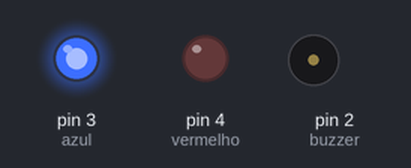
This sketch was run on a simulated Arduino Uno, built with avr-gcc and run on an emulated ATmega328P. On the bench: output pins drawn as LEDs (lit = HIGH), buzzer (waves = sounding).

Above: at 0.37 s.
At 2.5 s:
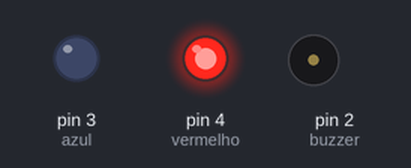
Timing chart, 0 to 3.9 s (numbered marks = the images above):
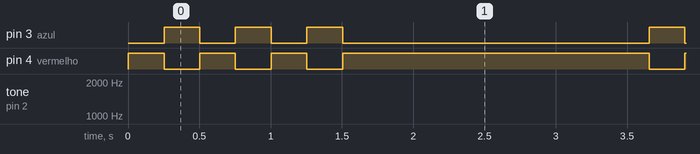

The sketch:

buzzer_sirene.ino
```cpp
/*
    Descrição: Fazer uma sirene com som. Alarme de segurança.
*/
int buzzer = 2; //Atribui o pino digital D2 (GPIO2) à variável buzzer
int azul = 3; //Atribui o pino digital D3 (GPIO3) à variável azul
int vermelho = 4; //Atribui o pino digital D4 (GPIO4) à variável vermelho
int tempo = 100; //variável usada para definir o tempo de acionamento do buzzer
int frequencia = 0; //variável usada para armazenar a frequencia que será usada no acionamento do buzzer
unsigned long millisTarefa1 = millis(); //variável que recebe o tempo atual em milissegundos
int temp = 250; //variável usada para definir o tempo de acionamento do led
void setup() {
     //configura buzzer, azul e vermelho como saída (OUTPUT)
    pinMode(buzzer, OUTPUT);
    pinMode(azul, OUTPUT);
    pinMode(vermelho, OUTPUT);
}
//Função de acionamento dos LEDs
void piscaLed() {
    if (millis() - millisTarefa1 > temp) {//Se o resultado da subtração de millis() - millisTarefa1 for maior que temp (250 milissegundo)
        digitalWrite(azul, HIGH);//Liga o LED azul
        digitalWrite(vermelho, LOW);//Desliga o LED vermelho
    } else {//Senão
        digitalWrite(azul, LOW);//Desliga o azul
        digitalWrite(vermelho, HIGH);//Liga o LED vermelho
    }
    if ((millis() - millisTarefa1) > (2 * temp)) {//Se o resultado da subtração de millis() - millisTarefa1 for maior que 2 vezes temp (500 milissegundo)
        millisTarefa1 = millis();//Atribui a millisTarefa1 o valor de millis()
 }
}
void loop() {
    for (frequencia = 150; frequencia < 1800; frequencia += 1) { //Define frequencia igual a 150; verifica se frequencia é menor que 1800; realiza a soma frequencia = frequencia + 1
        piscaLed(); //Chama a função piscaLed
        tone(buzzer, frequencia, tempo); //Aciona o buzzer com frequência definida pelo for e tempo igual a 100 milissegundos
        delay(1); //delay de 1 milissegundos
    }
    for (frequencia = 1800; frequencia > 150; frequencia -= 1) { //Define frequencia igual a 1800; verifica se frequencia é maior que 150; realiza a subtração frequencia = frequencia - 1led(); //Chama a função led
        tone(buzzer, frequencia, tempo); //Aciona o buzzer com frequência definida pelo for e tempo igual a 100 milissegundos
        delay(1); //delay de 1 milissegundos
    }
}
```

Measured:
- by itself, pin 3 (azul): repeats every 3.4 s: 2 × (LOW 0.25 s, HIGH 0.25 s), LOW 2.2 s, HIGH 0.25 s
- by itself, pin 4 (vermelho): repeats every 3.4 s: 2 × (LOW 0.25 s, HIGH 0.25 s), LOW 0.25 s, HIGH 2.2 s
